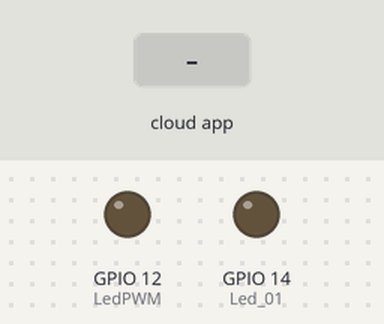
Bench run of a sketch on a simulated ESP8266 (NodeMCU). Parts: output pins drawn as LEDs (lit = HIGH). The inputs (shaded band) are chosen by the test bench.

Above: at 2.7 s.
2.8 s: the phone or cloud app sets 3 to 1
At 4.7 s:
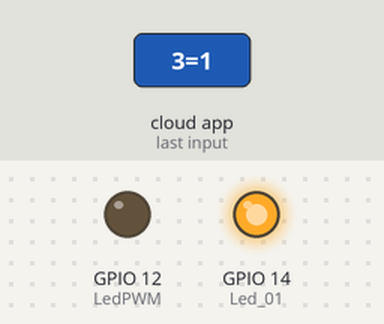
5.0 s: the phone or cloud app sets 4 to 1
At 6.2 s:
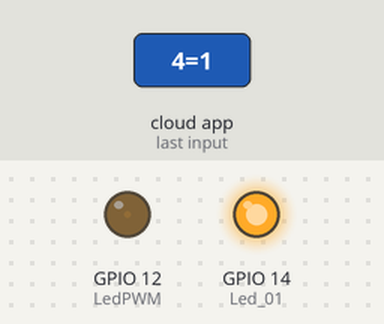
7.0 s: the phone or cloud app sets 3 to 0
At 7.8 s:
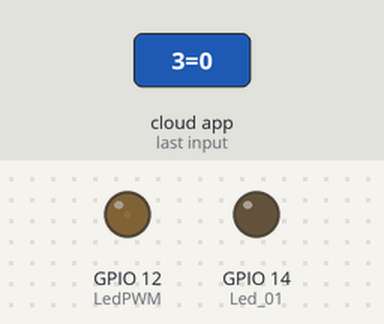
9.0 s: the phone or cloud app sets 4 to 0
At 10.5 s:
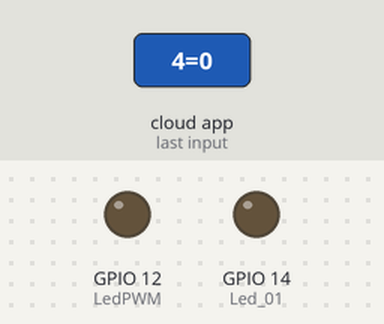
Timing chart, 0 to 12.0 s (numbered marks = the images above; inputs shaded):
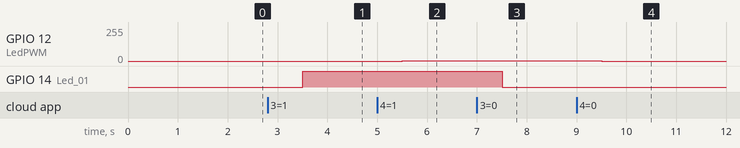

The sketch:

ESP8266_wifi_led_sensores.ino
```cpp
// This example shows how to connect to Cayenne using an ESP8266 and send/receive sample data.
// Make sure you install the ESP8266 Board Package via the Arduino IDE Board Manager and select the correct ESP8266 board before compiling.

//#define CAYENNE_DEBUG
#define CAYENNE_PRINT Serial
#include <CayenneMQTTESP8266.h>

// WiFi network info.
char ssid[] = "Acosta aza";
char wifiPassword[] = "27104334";

// Cayenne authentication info. This should be obtained from the Cayenne Dashboard.
char username[] = "f6468fe0-eba9-11e8-8e60-53d8c8eabc71";
char password[] = "5c6cee12abda3970d58f33ee22dfe64a01a01cb0";
char clientID[] = "e1236100-ebaa-11e8-809d-0f8fe4c30267";

unsigned long lastMillis = 0;
//manejar datos desde cayenne
const int Led_01=14;
const int LedPWM=12;
//----variables a sensar
int ValorADC=0;
int MyTemperatura=0;
float PorcentajeCo2=14.56;
//---------------------
void setup() {
  //definir datos a controlar desde cayenne
  pinMode(Led_01,OUTPUT);
  pinMode(LedPWM,OUTPUT);
  //-------------------
	Serial.begin(9600);
	Cayenne.begin(username, password, clientID, ssid, wifiPassword);
}

void loop() {
	Cayenne.loop();

	//Publish data every 10 seconds (10000 milliseconds). Change this value to publish at a different interval.
	if (millis() - lastMillis > 10000) {
		lastMillis = millis();
		//Write data to Cayenne here. This example just sends the current uptime in milliseconds.

		//---------variables enviadas a cayenne
   ValorADC=analogRead(A0);
   MyTemperatura=map(ValorADC,0,1023,0,100);

   //como escribir en cayenne
   Cayenne.virtualWrite(0,MyTemperatura,TYPE_TEMPERATURE,UNIT_CELSIUS);
   Cayenne.virtualWrite(1,ValorADC);
   Cayenne.virtualWrite(2,PorcentajeCo2);

   PorcentajeCo2=PorcentajeCo2+4.72;
   if(PorcentajeCo2>100){PorcentajeCo2=0;}

   //aqui termina

		//Cayenne.virtualWrite(0, lastMillis);
		//Some examples of other functions you can use to send data.
		//Cayenne.celsiusWrite(1, 22.0);
		//Cayenne.luxWrite(2, 700);
		//Cayenne.virtualWrite(3, 50, TYPE_PROXIMITY, UNIT_CENTIMETER);
	}
}
//como ya he usado los canales 0,1,2 para sensar en lo siguiente se defienen canales 3,4 para controlar desde cayenne
CAYENNE_IN(3)
{
  int Valor_Canal_03=getValue.asInt();
  digitalWrite(Led_01,Valor_Canal_03);
}

CAYENNE_IN(4)
{
  int MySlider=getValue.asInt();
  analogWrite(LedPWM,MySlider);
}

//Default function for processing actuator commands from the Cayenne Dashboard.
//You can also use functions for specific channels, e.g CAYENNE_IN(1) for channel 1 commands.
CAYENNE_IN_DEFAULT()
{
	CAYENNE_LOG("CAYENNE_IN_DEFAULT(%u) - %s, %s", request.channel, getValue.getId(), getValue.asString());
	//Process message here. If there is an error set an error message using getValue.setError(), e.g getValue.setError("Error message");
}
```

Measured:
- after the input at 2.8 s, GPIO 14 (Led_01): LOW → HIGH after 0.70 s
- after the input at 5.0 s, GPIO 12 (LedPWM): 0/255 → 1/255 after 0.50 s
- after the input at 7.0 s, GPIO 14 (Led_01): HIGH → LOW after 0.51 s
- after the input at 9.0 s, GPIO 12 (LedPWM): 1/255 → 0/255 after 0.51 s
